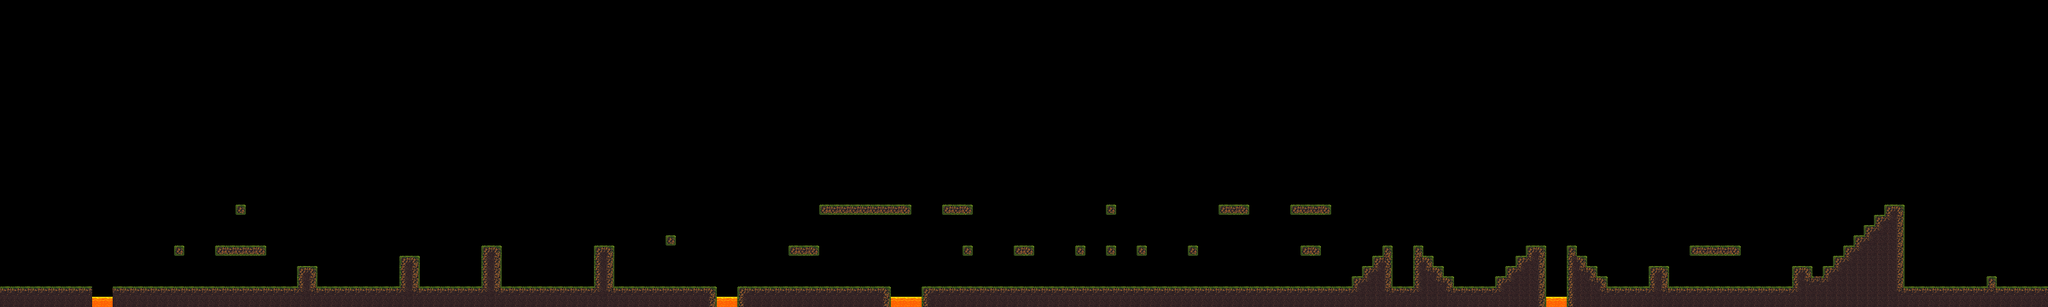

Rendered tile map (Tiled .tmx) drawn with the repository's tilesets; below, a short description and the map source with its tile grids summarised:
An orthogonal 200x30 tile map with 16x16 px tiles, 2 tile layers (world, kill) and 1 object (Spawn Point).

<map version="1.2" tiledversion="1.2.1" orientation="orthogonal" renderorder="right-down" width="200" height="30" tilewidth="16" tileheight="16" infinite="0" nextlayerid="5" nextobjectid="2">
 <tileset firstgid="1" name="grassland" tilewidth="16" tileheight="16" tilecount="24" columns="6">
  <image source="grassland.png" width="96" height="64" />
  <tile id="0">
   <properties>
    <property name="collides" type="bool" value="true" />
   </properties>
  </tile>
  <tile id="1">
   <properties>
    <property name="collides" type="bool" value="true" />
   </properties>
  </tile>
  <tile id="2">
   <properties>
    <property name="collides" type="bool" value="true" />
   </properties>
  </tile>
  <tile id="3">
   <properties>
    <property name="collides" type="bool" value="true" />
   </properties>
  </tile>
  <tile id="4">
   <properties>
    <property name="collides" type="bool" value="true" />
   </properties>
  </tile>
  <tile id="5">
   <properties>
    <property name="collides" type="bool" value="true" />
   </properties>
  </tile>
  <tile id="6">
   <properties>
    <property name="collides" type="bool" value="true" />
   </properties>
  </tile>
  <tile id="7">
   <properties>
    <property name="collides" type="bool" value="true" />
   </properties>
  </tile>
  <tile id="8">
   <properties>
    <property name="collides" type="bool" value="true" />
   </properties>
  </tile>
  <tile id="9">
   <properties>
    <property name="collides" type="bool" value="true" />
   </properties>
  </tile>
  <tile id="10">
   <properties>
    <property name="collides" type="bool" value="true" />
   </properties>
  </tile>
  <tile id="11">
   <properties>
    <property name="collides" type="bool" value="true" />
   </properties>
  </tile>
  <tile id="12">
   <properties>
    <property name="collides" type="bool" value="true" />
   </properties>
  </tile>
  <tile id="13">
   <properties>
    <property name="collides" type="bool" value="true" />
   </properties>
  </tile>
  <tile id="14">
   <properties>
    <property name="collides" type="bool" value="true" />
   </properties>
  </tile>
  <tile id="15">
   <properties>
    <property name="collides" type="bool" value="true" />
   </properties>
  </tile>
  <tile id="16">
   <properties>
    <property name="collides" type="bool" value="true" />
   </properties>
  </tile>
  <tile id="17">
   <properties>
    <property name="collides" type="bool" value="true" />
   </properties>
  </tile>
  <tile id="18">
   <properties>
    <property name="collides" type="bool" value="true" />
   </properties>
  </tile>
  <tile id="19">
   <properties>
    <property name="collides" type="bool" value="true" />
   </properties>
  </tile>
  <tile id="20">
   <properties>
    <property name="collides" type="bool" value="true" />
   </properties>
  </tile>
  <tile id="21">
   <properties>
    <property name="collides" type="bool" value="true" />
   </properties>
  </tile>
  <tile id="22">
   <properties>
    <property name="collides" type="bool" value="true" />
   </properties>
  </tile>
  <tile id="23">
   <properties>
    <property name="collides" type="bool" value="false" />
   </properties>
  </tile>
 </tileset>
 <layer id="1" name="world" width="200" height="30">
  <data>[6000 cells, 550 non-empty, 15 distinct tile ids]</data>
 </layer>
 <layer id="3" name="kill" width="200" height="30">
  <data>[6000 cells, 9 non-empty, 1 distinct tile ids]</data>
 </layer>
 <objectgroup id="4" name="Objects">
  <object id="1" name="Spawn Point" x="32.5" y="447.25">
   <point />
  </object>
 </objectgroup>
</map>